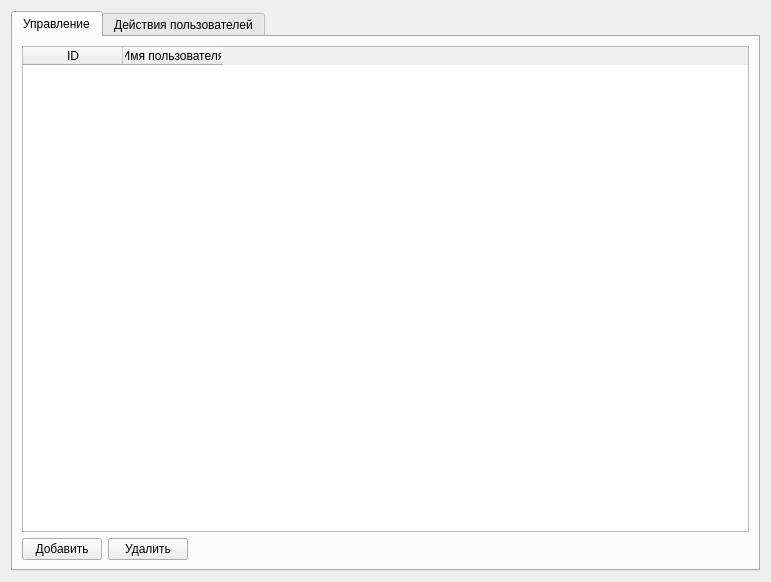
<?xml version="1.0" encoding="UTF-8"?>
<ui version="4.0">
 <class>Form</class>
 <widget class="QWidget" name="Form">
  <property name="geometry">
   <rect>
    <x>0</x>
    <y>0</y>
    <width>771</width>
    <height>582</height>
   </rect>
  </property>
  <property name="windowTitle">
   <string>Администратор</string>
  </property>
  <layout class="QHBoxLayout" name="horizontalLayout">
   <item>
    <widget class="QTabWidget" name="tabWidget">
     <property name="currentIndex">
      <number>0</number>
     </property>
     <widget class="QWidget" name="manage">
      <attribute name="title">
       <string>Управление</string>
      </attribute>
      <layout class="QVBoxLayout" name="verticalLayout">
       <item>
        <widget class="QTableWidget" name="tableWidget">
         <column>
          <property name="text">
           <string>ID</string>
          </property>
         </column>
         <column>
          <property name="text">
           <string>Имя пользователя</string>
          </property>
         </column>
        </widget>
       </item>
       <item>
        <layout class="QHBoxLayout" name="horizontalLayout_2">
         <item>
          <widget class="QPushButton" name="addUserButton">
           <property name="text">
            <string>Добавить</string>
           </property>
          </widget>
         </item>
         <item>
          <widget class="QPushButton" name="delUserButton">
           <property name="text">
            <string>Удалить</string>
           </property>
          </widget>
         </item>
         <item>
          <spacer name="horizontalSpacer">
           <property name="orientation">
            <enum>Qt::Horizontal</enum>
           </property>
           <property name="sizeHint" stdset="0">
            <size>
             <width>40</width>
             <height>20</height>
            </size>
           </property>
          </spacer>
         </item>
        </layout>
       </item>
      </layout>
      <zorder>verticalLayoutWidget</zorder>
      <zorder>verticalLayoutWidget</zorder>
      <zorder>tableWidget</zorder>
      <zorder>tableWidget</zorder>
      <zorder>horizontalLayoutWidget</zorder>
     </widget>
     <widget class="QWidget" name="log">
      <attribute name="title">
       <string>Действия пользователей</string>
      </attribute>
     </widget>
    </widget>
   </item>
  </layout>
 </widget>
 <resources/>
 <connections/>
</ui>
